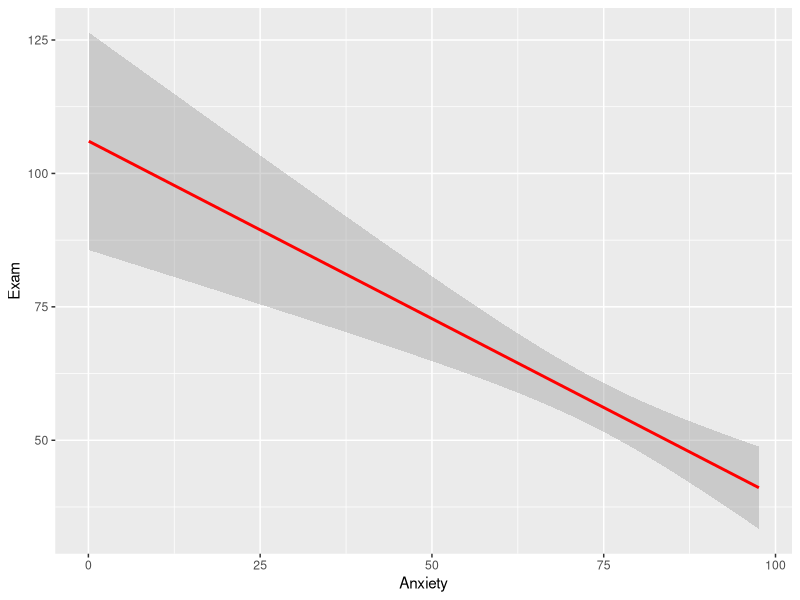

Recreate this plot in R. (Note: this script raises an error after producing the figure.)
## ---- chunk 1
knitr::opts_chunk$set(echo = TRUE, warning=FALSE, message = FALSE)
## ---- chunk 2

Sys.Date()
## ---- chunk 3
library(ggplot2)
## ---- chunk 4
library(readr)
Exam_Anxiety <- read_csv("Data_files_csv/Exam Anxiety.csv")
## ---- chunk 5
head(Exam_Anxiety)
tail(Exam_Anxiety)
## ---- chunk 6
names(Exam_Anxiety)
## ---- chunk 7

ggplot(Exam_Anxiety, aes(y=Exam, x=Anxiety))+ 
  geom_smooth(method=lm, colour="red")

## ---- chunk 8
tail(iris)


ggplot(iris, aes(Sepal.Length, Petal.Length)) +
      geom_point(aes(col = Species)) +
  geom_smooth(method="lm", colour="aquamarine") +  
  labs(x = "El largo del Sepalo", y = "El largo del Petalo")+
  ggtitle("Basic geom_point and linear regression")+
  rlt_theme

## ---- chunk 9
ggsave("Graficos/Iris_size.png")

## ---- chunk 10


scatter <- ggplot(Exam_Anxiety, aes(Anxiety, Exam))
scatter + geom_point(shape=20, colour="red") + 
          geom_smooth(method = "lm", colour = "blue", se = F) +  # se = F, remueve el intervalo de confianza
  labs(x = "Exam Anxiety", y = "Exam Performance %")

## ---- chunk 11
scatter <- ggplot(Exam_Anxiety, aes(Anxiety, Exam))
scatter + geom_point() + 
          geom_smooth(method = "lm", colour = "Red")+ 
  labs(x = "Exam Anxiety", y = "Exam Performance %") 
## ---- chunk 12
scatter <- ggplot(Exam_Anxiety, aes(Anxiety, Exam))
scatter + geom_point() + 
  geom_smooth(method = "lm", colour = "Red", alpha = 0.2, fill = "orange") + 
  labs(x = "Exam Anxiety", y = "Exam Performance %") 
## ---- chunk 13

ggplot(Exam_Anxiety, aes(y=Exam, x=Anxiety, colour=Gender))+ 
  geom_point(colour="coral")+
  geom_smooth(method="lm") +  # lm (linear model) es para modelos lineales 
  labs(x = "Exam Anxiety Score", y = "Exam Performance %")+
  ggtitle("Basic geom_point and linear regression")

## ---- chunk 14
library(readr)
DownloadFestival <- read_csv("Data_files_csv/DownloadFestival.csv")

FD=DownloadFestival

## ---- chunk 15
head(FD, n=2)
tail(FD)

## ---- chunk 16
 ggplot(FD, aes(day1))+ 
  geom_histogram(colour="white", fill="steelblue") + 
  labs(x = "Hygiene (Day 1 of Festival)", y = "Frequency")
 
 
 
## ---- chunk 17
summary(DownloadFestival)

## ---- chunk 18
Festivalday1=subset(DownloadFestival, day1<5)
summary(Festivalday1)
## ---- chunk 19
festivalHistogram <- ggplot(Festivalday1, aes(day1))
festivalHistogram + 
  geom_histogram(fill="orange", colour="white") + 
  labs(x = "Hygiene (Day 1 of Festival)", y = "Frequency")

## ---- chunk 20

festivalBoxplot <- ggplot(Festivalday1, aes(x=1,y=day1))
festivalBoxplot + geom_boxplot() + labs(x = "Gender", y = "Hygiene (Day 1 of Festival)")


## ---- chunk 21

festivalBoxplot <- ggplot(Festivalday1, aes(x=gender,y=day2, colour=gender))
festivalBoxplot + 
  geom_point()+
  geom_boxplot(fill="yellow", alpha=0.1) + 
  labs(x = "Genero", y = "Higiene (Día 2 del Festival)")


## ---- chunk 22

Valoressesgados<-function(variable, digits = 2){
  
  zvariable<-(variable-mean(variable, na.rm = TRUE))/sd(variable, na.rm = TRUE)
  
  IC95<-abs(zvariable) >= 1.96  # error de 95%
  IC99<-abs(zvariable) >= 2.58   # error de 99%
  IC999<-abs(zvariable) >= 3.29  # error de 99.9%
  
  ncases<-length(na.omit(zvariable))
  
  percentaje95<-round(100*length(subset(IC95, IC95 == TRUE))/ncases, digits)
  percentaje99<-round(100*length(subset(IC99, IC99 == TRUE))/ncases, digits)
  percentaje999<-round(100*length(subset(IC999, IC999 == TRUE))/ncases, digits)
  
  cat("Valor absoluto z-score mayor de 1.96 = ", percentaje95, "%", "\n")
  cat("Valor absoluto z-score mayor de 2.58 = ",  percentaje99, "%", "\n")
  cat("Valor absoluto z-score mayor de 3.29 = ",  percentaje999, "%", "\n")
}

Valoressesgados(FD$day3)
## ---- chunk 23

library(Hmisc) # Se necesita este paquete para poner los intervalos de confianza

library(readr)
Hiccups <- read_csv("Data_files_csv/Hiccups.csv")
head(Hiccups, n=2)
## ---- chunk 24

hiccups<-stack(Hiccups) # organizar los datos en dos columnas con la función **stack**


names(hiccups)=c("Num_Hiccups","Intervention") # Cambiar el nombre de las columnas

head(hiccups)
## ---- chunk 25
ggplot(hiccups, aes(y=Num_Hiccups,x=Intervention))+ 
  stat_summary(fun.y = "mean", geom = "point") + 
  stat_summary(fun.y = "mean", geom = "line", aes(group = 1),colour = "Red", linetype = "dashed") +      
  stat_summary(fun.data = mean_cl_boot, geom = "errorbar", width = 0.2, colour="blue") + 
  labs(x = "Intervention", y = "Mean Number of Hiccups")
